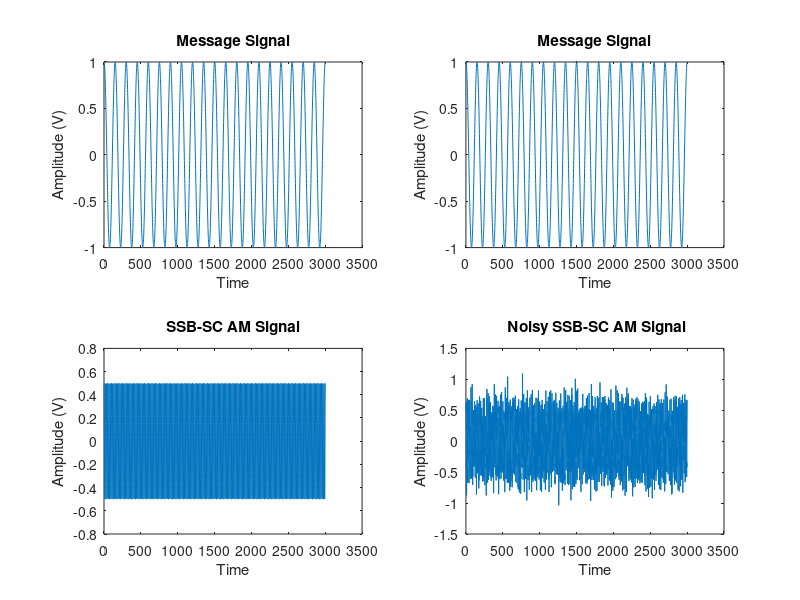

This figure's MATLAB source: (Note: this script raises an error after producing the figure.)
clc
clear all
close all

%%Sampling frequency selection
fs=6e3;
dt=1/fs;
t=0:dt:.5;

%Message Signal
Am=1;
fm=40;
m_t=Am*cos(2*pi*fm*t);
mh_t=Am*sin(2*pi*fm*t);

%Carrier Signal
Ac=1;
fc=400;
c_t=Ac*cos(2*pi*fc*t);
c1_t=Ac*sin(2*pi*fc*t);

%SSB-SC (LSB) MODULATED SIGNAL
s_t=0.5*(m_t.*c_t+mh_t.*c1_t);


%DEMODULATION OF SSB-SC SIGNAL (Coherrent detection)
xx_t=s_t.*c_t;
fc = 40; 
[b,a] = butter(1,fc/(fs/2));
m1_t = filter(b,a,xx_t);



% MODULATED SIGNAL AFFECTED BY AWGN NOISE AT SNR  5 dB
sn_t=awgn(s_t,5,'measured');

%DEMODULATION OF NOISY SSB-SC SIGNAL (Coherent detection)
xx1_t=sn_t.*c_t;
fc = 40; 
[b,a] = butter(1,fc/(fs/2));
m1_n_t = filter(b,a,xx1_t);



%FIGURE PLOTTING IN TIME DOMAIN
figure
subplot(2,2,1)
plot(m_t);
xlabel('Time');
ylabel('Amplitude (V)');
title('Message Signal')
subplot(2,2,2)
plot(m_t);
xlabel('Time');
ylabel('Amplitude (V)');
title('Message Signal')
subplot(2,2,3)
plot(s_t);
xlabel('Time');
ylabel('Amplitude (V)');
title('SSB-SC AM Signal')
subplot(2,2,4)
plot(sn_t);
xlabel('Time');
ylabel('Amplitude (V)');
title(' Noisy SSB-SC AM Signal')
suptitle('Message, Modulated signal, Noisy modulated signal (Time Domain)')



% FIGURE PLOTTING IN FREQUNECY DOMAIN
% figure
% subplot(2,2,1)
% plot(m_t);
% periodogram(m_t,[],length(m_t),fs,'centered')
% title('Message Signal')
% subplot(2,2,2)
% periodogram(m_t,[],length(m_t),fs,'centered')
% title('Message Signal')
% subplot(2,2,3)
% periodogram(s_t,[],length(s_t),fs,'centered')
% title('SSB-SC AM Signal')
% subplot(2,2,4)
% periodogram(sn_t,[],length(sn_t),fs,'centered')
% title(' Noisy SSB-SC AM Signal')
% suptitle('Message, Modulated signal, Noisy modulated signal (Frequency Domain)')

%FIGURE PLOTTING IN FREQUNECY DOMAIN
figure
subplot(2,2,1)
plot(m_t);
frequency_domain(m_t,fs);
subplot(2,2,2)
frequency_domain(m_t,fs);
title('Message Signal')
subplot(2,2,3)
frequency_domain(s_t,fs);
title('SSB-SC AM Signal')
subplot(2,2,4)
frequency_domain(sn_t,fs);
title(' Noisy SSB-SC AM Signal')
suptitle('Message, Modulated signal, Noisy modulated signal (Frequency Domain)')








%FIGURE PLOTTING IN TIME DOMAIN
figure
subplot(2,2,1)
plot(s_t);
xlabel('Time');
ylabel('Amplitude (V)');
title('SSB-SC AM Signal')
subplot(2,2,2)
plot(sn_t);
xlabel('Time');
ylabel('Amplitude (V)');
title(' Noisy SSB-SC AM Signal')
subplot(2,2,3)
plot(m1_t);
xlabel('Time');
ylabel('Amplitude (V)');
title('Demodulated Signal (Coherent det.)')
subplot(2,2,4)
plot(m1_n_t);
xlabel('Time');
ylabel('Amplitude (V)');
title('Noisy Demodulated Signal (Coherent det.)')
suptitle('Modulated signals, Demodulated signals (Time Domain)')




%FIGURE PLOTTING IN FREQUNECY DOMAIN
figure
subplot(2,2,1)
frequency_domain(s_t,fs)
title('SSB-SC AM Signal')
subplot(2,2,2)
frequency_domain(sn_t,fs)
title(' Noisy SSB-SC AM Signal')
subplot(2,2,3)
frequency_domain(m1_t,fs)
title('Demodulated Signal (Coherent det.)')
subplot(2,2,4)
frequency_domain(m1_n_t,fs)
title('Noisy Demodulated Signal (Coherent det.)')
suptitle('Modulated signals, Demodulated signals (Frequency Domain)')
